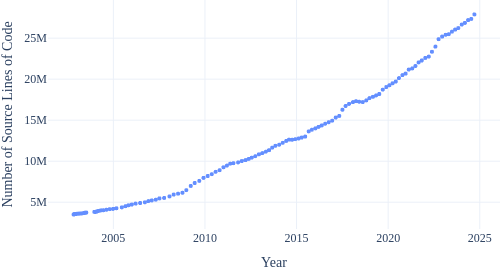

Write notebook code for a chart like this one.
### Code cell
# source lines of code

def sloc(trendline=None):
    return px.scatter(
        df_kconfig,
        x='committer_date',
        y='source_lines_of_code',
        trendline=trendline,
        labels={'source_lines_of_code': 'Number of Source Lines of Code', 'committer_date': 'Year'},
        hover_data=['revision']
    )

fig = sloc('ols')
print(estimate_trend(fig))

fig = sloc()
style_scatter(fig)
show(fig, 'sloc', width=500, height=default_height)

### Figure 1 — Plotly figure (JSON) as saved in the notebook; plotly's stock layout.template omitted (floating-point values rounded to 4 significant figures; data arrays with more than 128 entries replaced by an {"elided": "..."} marker saying what was removed)
{"data": [{"customdata": {"elided": "6618x1 str values"}, "hovertemplate": "Year=%{x}<br>Number of Source Lines of Code=%{y}<br>revision=%{customdata[0]}<extra></extra>", "legendgroup": "", "marker": {"color": "#648FFF", "size": 4, "symbol": "circle"}, "mode": "markers", "name": "", "showlegend": false, "type": "scattergl", "x": {"elided": "6618 str values"}, "xaxis": "x", "y": {"elided": "6618 int values"}, "yaxis": "y"}], "layout": {"font": {"family": "Linux Biolinum"}, "height": 270, "legend": {"tracegroupgap": 0, "x": 0.01, "xanchor": "left", "y": 0.98, "yanchor": "top"}, "margin": {"b": 0, "l": 0, "r": 0, "t": 0}, "width": 500, "xaxis": {"anchor": "y", "domain": [0, 1], "title": {"text": "Year"}}, "yaxis": {"anchor": "x", "domain": [0, 1], "title": {"text": "Number of Source Lines of Code"}}}}
